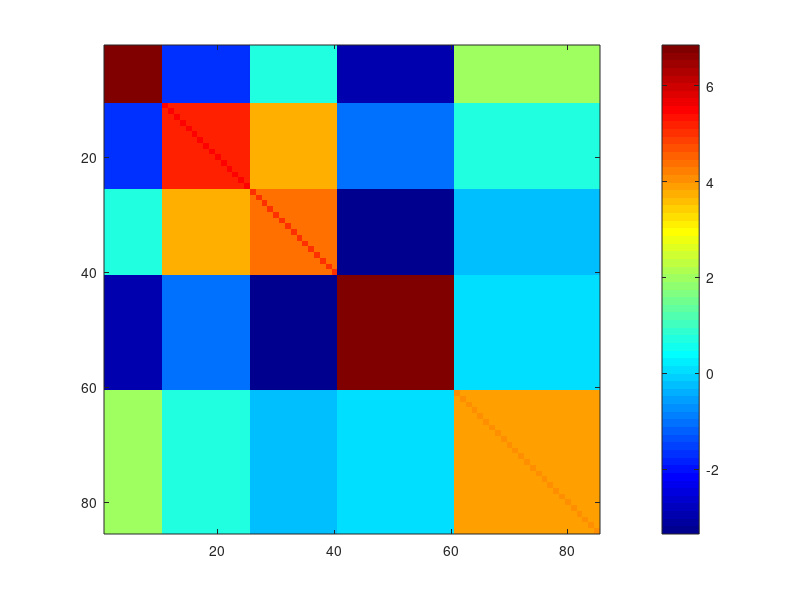
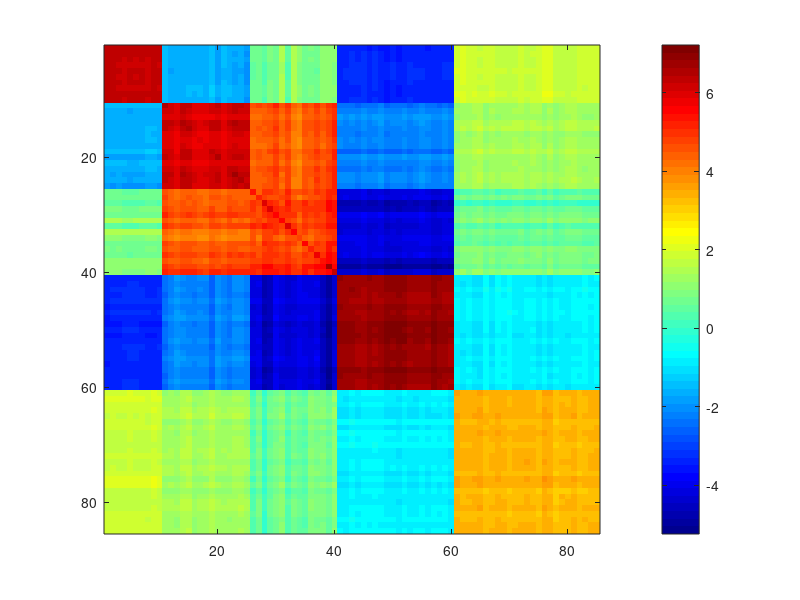
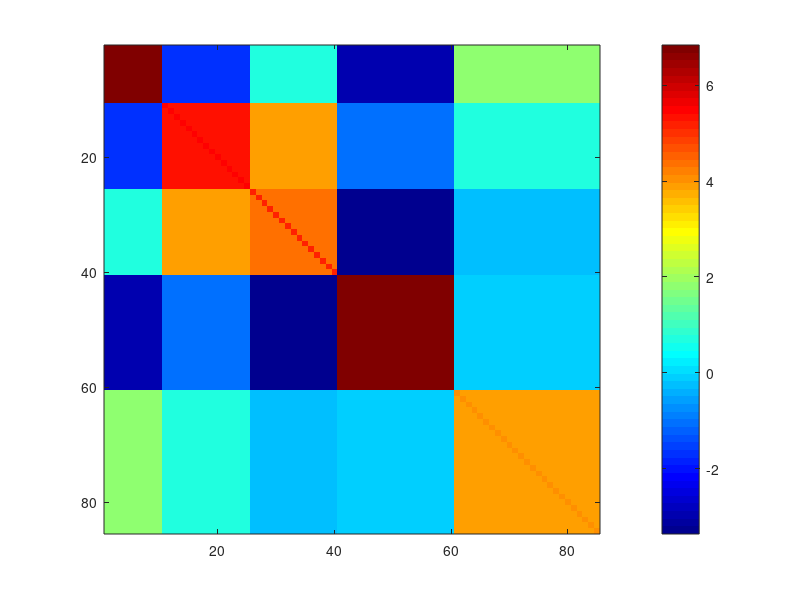
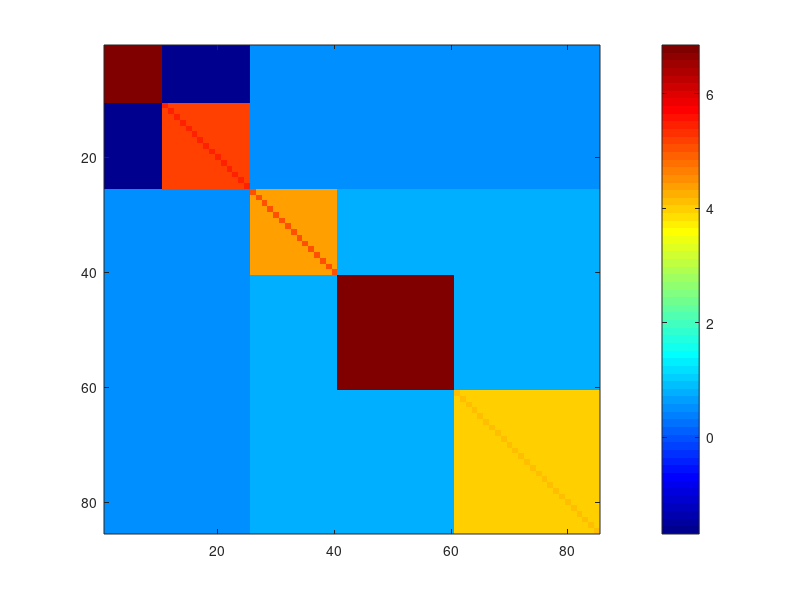

These charts were generated, in order, by the following MATLAB code:
%%%%%%%%%%%%%%%%%%%%%%%%%%%%%%%%%
%%% MATLAB CODE FOR FIGURE C2 %%%
%%%%%%%%%%%%%%%%%%%%%%%%%%%%%%%%%

load('Supp_C4_Plots.mat')
figure;imagesc(SIGMAU0);colormap jet;colorbar; 
figure;imagesc(SU);colormap jet;colorbar; 
figure;imagesc(SIGMAU_EST);colormap jet;colorbar; 

figure;imagesc(SIGMAH0);colormap jet;colorbar; 
figure;imagesc(SH);colormap jet;colorbar; 
figure;imagesc(SIGMAH_EST);colormap jet;colorbar; 

figure;imagesc(SIGMAI0);colormap jet;colorbar; 
figure;imagesc(SI);colormap jet;colorbar; 
figure;imagesc(SIGMAI_EST);colormap jet;colorbar; 
